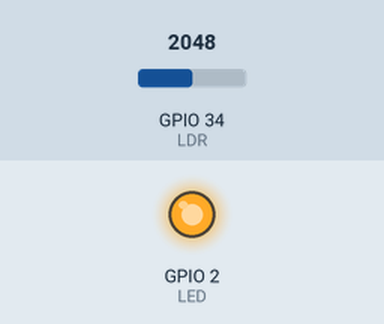
Recording of a sketch running on a simulated ESP32. Parts: output pins drawn as LEDs (lit = HIGH). The test bench sets the inputs (shaded band); at power-on: GPIO 34 (LDR) = 2048. What the sketch prints to the serial monitor is not drawn.

Above: at 0.1 s.
Timing chart, 0 to 1.6 s (numbered marks = the images above):
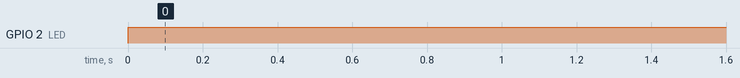

Measured:
- by itself, GPIO 2 (LED): LOW → HIGH at 0.00 s

The sketch:

programaLDR.ino
```cpp
// Grupo 4: Tiziano Castro, Tomás Contreras y Tomas Pereyra
#define LED 2
#define LDR 34

const int umbral = 500;

void setup() {
  Serial.begin(115200);
  pinMode(LED, OUTPUT);
  pinMode(LDR, INPUT);
}


void loop() {
  int valorInicial = analogRead(LDR);
  int valorFinal = map(valorInicial, 0, 4095, 0, 100);
  Serial.print("Valor del LDR: ");
  Serial.println(valorFinal);
  if (valorFinal < umbral) {
    digitalWrite(LED, HIGH);  // Prender LED
  } else {
    digitalWrite(LED, LOW);   // Apagar LED
  }
  delay(200); // Pausa
}
```
